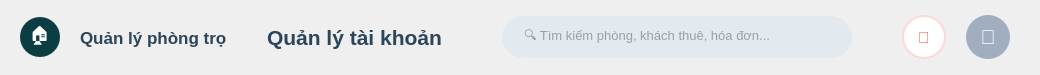
     <widget class="QWidget" name="headerWidget" native="true">
      <property name="minimumSize">
       <size>
        <width>0</width>
        <height>75</height>
       </size>
      </property>
      <property name="maximumSize">
       <size>
        <width>16777215</width>
        <height>75</height>
       </size>
      </property>
      <property name="styleSheet">
       <string>QWidget#headerWidget { background-color: #d1dde3; }</string>
      </property>
      <layout class="QHBoxLayout" name="horizontalLayout">
       <property name="spacing">
        <number>20</number>
       </property>
       <property name="leftMargin">
        <number>20</number>
       </property>
       <property name="rightMargin">
        <number>30</number>
       </property>
       <item>
        <widget class="QLabel" name="logoIcon">
         <property name="minimumSize">
          <size>
           <width>40</width>
           <height>40</height>
          </size>
         </property>
         <property name="maximumSize">
          <size>
           <width>40</width>
           <height>40</height>
          </size>
         </property>
         <property name="styleSheet">
          <string>background-color: #0b3d42; border-radius: 20px; color: white; font-size: 18px;</string>
         </property>
         <property name="text">
          <string>🏠</string>
         </property>
         <property name="alignment">
          <set>Qt::AlignCenter</set>
         </property>
        </widget>
       </item>
       <item>
        <widget class="QLabel" name="logoText">
         <property name="font">
          <font>
           <family>Segoe UI</family>
           <pointsize>13</pointsize>
           <weight>75</weight>
           <bold>true</bold>
          </font>
         </property>
         <property name="styleSheet">
          <string>color: #2b455b;</string>
         </property>
         <property name="text">
          <string>Quản lý phòng trọ</string>
         </property>
        </widget>
       </item>
       <item>
        <spacer name="spacer1">
         <property name="orientation">
          <enum>Qt::Horizontal</enum>
         </property>
         <property name="sizeHint" stdset="0">
          <size>
           <width>20</width>
           <height>20</height>
          </size>
         </property>
        </spacer>
       </item>
       <item>
        <widget class="QLabel" name="lblPageTitle">
         <property name="font">
          <font>
           <family>Segoe UI</family>
           <pointsize>16</pointsize>
           <weight>75</weight>
           <bold>true</bold>
          </font>
         </property>
         <property name="styleSheet">
          <string>color: #2b455b;</string>
         </property>
         <property name="text">
          <string>Quản lý tài khoản</string>
         </property>
        </widget>
       </item>
       <item>
        <spacer name="spacer2">
         <property name="orientation">
          <enum>Qt::Horizontal</enum>
         </property>
         <property name="sizeHint" stdset="0">
          <size>
           <width>40</width>
           <height>20</height>
          </size>
         </property>
        </spacer>
       </item>
       <item>
        <widget class="QLineEdit" name="searchBar">
         <property name="minimumSize">
          <size>
           <width>350</width>
           <height>42</height>
          </size>
         </property>
         <property name="maximumSize">
          <size>
           <width>400</width>
           <height>42</height>
          </size>
         </property>
         <property name="font">
          <font>
           <pointsize>10</pointsize>
          </font>
         </property>
         <property name="styleSheet">
          <string>QLineEdit {
	background-color: #e2eaf0;
	border-radius: 21px;
	padding: 5px 20px;
	border: none;
	color: #4a5568;
}</string>
         </property>
         <property name="placeholderText">
          <string>🔍 Tìm kiếm phòng, khách thuê, hóa đơn...</string>
         </property>
        </widget>
       </item>
       <item>
        <spacer name="spacer3">
         <property name="orientation">
          <enum>Qt::Horizontal</enum>
         </property>
         <property name="sizeHint" stdset="0">
          <size>
           <width>30</width>
           <height>20</height>
          </size>
         </property>
         <property name="sizeType">
          <enum>QSizePolicy::Fixed</enum>
         </property>
        </spacer>
       </item>
       <item>
        <widget class="QPushButton" name="btnBell">
         <property name="minimumSize">
          <size>
           <width>44</width>
           <height>44</height>
          </size>
         </property>
         <property name="maximumSize">
          <size>
           <width>44</width>
           <height>44</height>
          </size>
         </property>
         <property name="styleSheet">
          <string>QPushButton { background-color: white; border-radius: 22px; color: #f56565; font-size: 16px; font-weight: bold; border: 2px solid #fed7d7; }</string>
         </property>
         <property name="text">
          <string>🔔</string>
         </property>
        </widget>
       </item>
       <item>
        <widget class="QLabel" name="lblAvatar">
         <property name="minimumSize">
          <size>
           <width>44</width>
           <height>44</height>
          </size>
         </property>
         <property name="maximumSize">
          <size>
           <width>44</width>
           <height>44</height>
          </size>
         </property>
         <property name="styleSheet">
          <string>background-color: #a0aec0; border-radius: 22px; color: white; font-size: 20px;</string>
         </property>
         <property name="text">
          <string>👤</string>
         </property>
         <property name="alignment">
          <set>Qt::AlignCenter</set>
         </property>
        </widget>
       </item>
      </layout>
     </widget>
